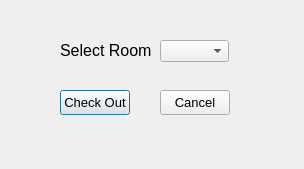
<?xml version="1.0" encoding="UTF-8"?>
<ui version="4.0">
 <class>CheckOutDialog</class>
 <widget class="QDialog" name="CheckOutDialog">
  <property name="geometry">
   <rect>
    <x>0</x>
    <y>0</y>
    <width>304</width>
    <height>169</height>
   </rect>
  </property>
  <property name="windowTitle">
   <string>Dialog</string>
  </property>
  <widget class="QComboBox" name="cmbRoomList">
   <property name="geometry">
    <rect>
     <x>160</x>
     <y>40</y>
     <width>69</width>
     <height>22</height>
    </rect>
   </property>
   <property name="font">
    <font>
     <pointsize>12</pointsize>
    </font>
   </property>
  </widget>
  <widget class="QPushButton" name="btnCheckout">
   <property name="geometry">
    <rect>
     <x>60</x>
     <y>90</y>
     <width>70</width>
     <height>25</height>
    </rect>
   </property>
   <property name="font">
    <font>
     <pointsize>10</pointsize>
    </font>
   </property>
   <property name="text">
    <string>Check Out</string>
   </property>
  </widget>
  <widget class="QPushButton" name="btnCancel">
   <property name="geometry">
    <rect>
     <x>160</x>
     <y>90</y>
     <width>70</width>
     <height>25</height>
    </rect>
   </property>
   <property name="font">
    <font>
     <pointsize>10</pointsize>
    </font>
   </property>
   <property name="text">
    <string>Cancel</string>
   </property>
  </widget>
  <widget class="QLabel" name="label">
   <property name="geometry">
    <rect>
     <x>60</x>
     <y>40</y>
     <width>91</width>
     <height>21</height>
    </rect>
   </property>
   <property name="font">
    <font>
     <pointsize>12</pointsize>
    </font>
   </property>
   <property name="text">
    <string>Select Room</string>
   </property>
  </widget>
 </widget>
 <resources/>
 <connections/>
</ui>
